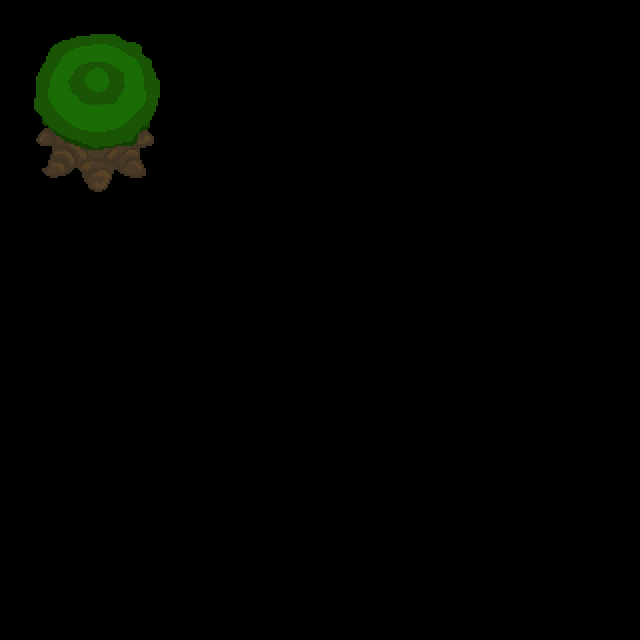

A 2D game scene composited from a Tiled map and its tileset images. What follows is a short description and the map's XML, with each tile layer's data collapsed to a summary:
An orthogonal 20x20 tile map with 32x32 px tiles, 2 tile layers (input_world_lvl1, output_world_lvl2), 2 hidden layers not drawn.

<map version="1.0" orientation="orthogonal" width="20" height="20" tilewidth="32" tileheight="32">
 <tileset firstgid="1" name="tileset128x96" tilewidth="128" tileheight="96">
  <image source="tileset128x96.png" width="320" height="320" />
 </tileset>
 <layer name="regions_input" width="20" height="20" visible="0">
  <data>[400 cells, 12 non-empty, 1 distinct tile ids]</data>
 </layer>
 <layer name="regions_output" width="20" height="20" visible="0">
  <data>[400 cells, 12 non-empty, 1 distinct tile ids]</data>
 </layer>
 <layer name="input_world_lvl1" width="20" height="20">
  <data>[400 cells, 1 non-empty, 1 distinct tile ids]</data>
 </layer>
 <layer name="output_world_lvl2" width="20" height="20">
  <data>[400 cells, 1 non-empty, 1 distinct tile ids]</data>
 </layer>
</map>
